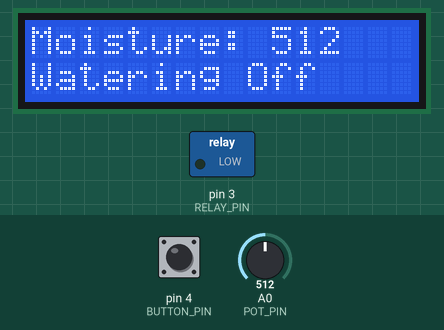
The sketch below on a simulated Arduino Uno, built with avr-gcc and run on an emulated ATmega328P. Parts: 16×2 character LCD, switched loads named in the sketch (green lamp = pin HIGH). Inputs (shaded band) come from the test bench; at power-on: A0 (POT_PIN) = 512, pin 4 (BUTTON_PIN) HIGH.

Above: at 3.2 s.
3.3 s: A0 (POT_PIN) set to 489
At 4.4 s:
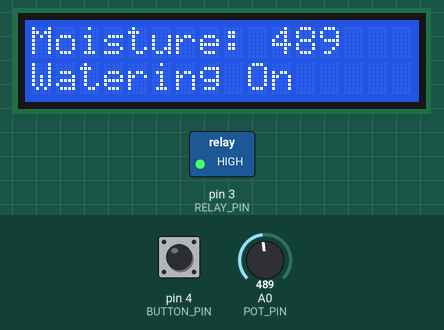
5.5 s: A0 (POT_PIN) set to 510
At 7.2 s:
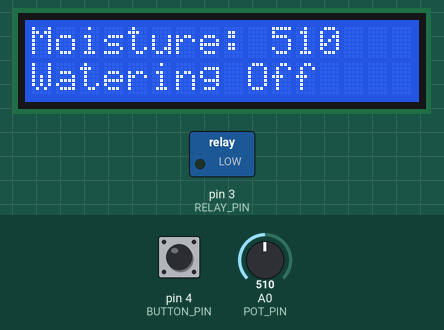
7.5 s: pin 4 (BUTTON_PIN) pulled LOW for 1.2 s
At 9.7 s:
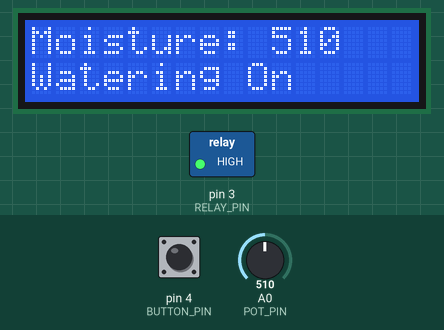
10.2 s: pin 4 (BUTTON_PIN) pulled LOW for 3.2 s
At 12.0 s:
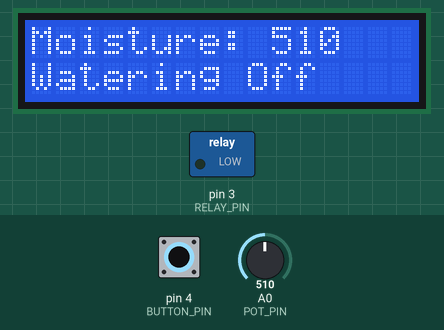
14.9 s: A0 (POT_PIN) set to 490
At 16.3 s:
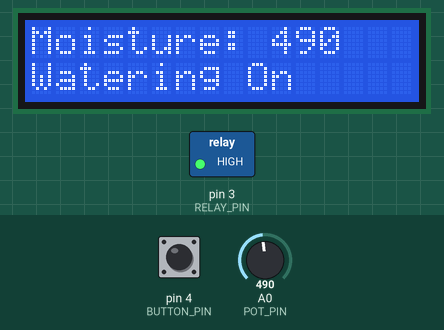
Timing chart, 0 to 17.9 s (numbered marks = the images above; inputs shaded):
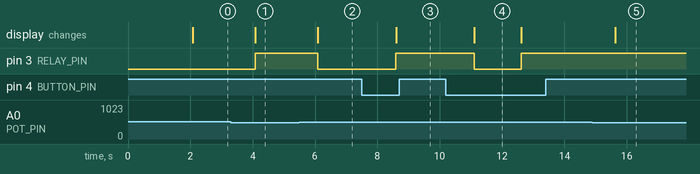

The sketch:

sketch.ino
```cpp
#include <LiquidCrystal.h>

#define POT_PIN A0           // Pin for potentiometer (soil moisture simulation)
#define RELAY_PIN 3          // Pin for controlling water pump (Relay)
#define BUTTON_PIN 4         // Pin for manual control button

LiquidCrystal lcd(7, 8, 9, 10, 11, 12);

int soilMoistureValue = 0;   // Soil moisture (simulated by potentiometer)
int moistureThreshold = 500;  // Threshold for moisture (arbitrary)
bool watering = false;       // Flag for watering status
bool manualControl = false;  // Flag for manual control

void setup() {
  pinMode(RELAY_PIN, OUTPUT);
  pinMode(BUTTON_PIN, INPUT_PULLUP); // Button for manual override

  lcd.begin(16, 2);
  lcd.print("Smart Irrigation");
  delay(2000);
  lcd.clear();
}

void loop() {
  // Read soil moisture level (simulated by potentiometer)
  soilMoistureValue = analogRead(POT_PIN);

  // Display readings on the LCD
  lcd.setCursor(0, 0);
  lcd.print("Moisture: ");
  lcd.print(soilMoistureValue);

  // Check for manual override
  if (digitalRead(BUTTON_PIN) == LOW) {
    manualControl = !manualControl;
    delay(500);  // Debounce
  }

  // Check if it's time to water based on soil moisture
  if (manualControl) {
    lcd.setCursor(0, 1);
    lcd.print("Manual Control");
    digitalWrite(RELAY_PIN, HIGH);  // Turn on water pump
    watering = true;
  } else {
    if (soilMoistureValue < moistureThreshold) {  // Dry soil condition
      digitalWrite(RELAY_PIN, HIGH);  // Turn on water pump
      watering = true;
    } else {
      digitalWrite(RELAY_PIN, LOW);   // Turn off water pump
      watering = false;
    }
  }

  // Show watering status
  if (watering) {
    lcd.setCursor(0, 1);
    lcd.print("Watering On   ");
  } else {
    lcd.setCursor(0, 1);
    lcd.print("Watering Off  ");
  }

  delay(1000); // Delay for a second before next reading
}
```

Measured:
- the behaviour switches between 500 and 499 on A0 (POT_PIN) (found by bisection; images 0 and 1)
- after the input at 3.3 s, pin 3 (RELAY_PIN): LOW → HIGH after 0.78 s; the display: changes after 0.78 s (image 1)
- after the input at 5.5 s, pin 3 (RELAY_PIN): HIGH → LOW after 0.59 s; the display: changes after 0.59 s (image 2)
- after the input at 7.5 s, pin 3 (RELAY_PIN): LOW → HIGH after 1.1 s; the display: changes after 1.1 s (image 3)
- after the input at 10.2 s, pin 3 (RELAY_PIN): HIGH → LOW after 0.91 s, → HIGH 1.5 s later; the display: changes after 0.91 s (image 4)
- after the input at 14.9 s, the display: changes after 0.73 s (image 5)
- what the display in image 4 shows lasts 1.5 s, from 11.1 s to 12.6 s
